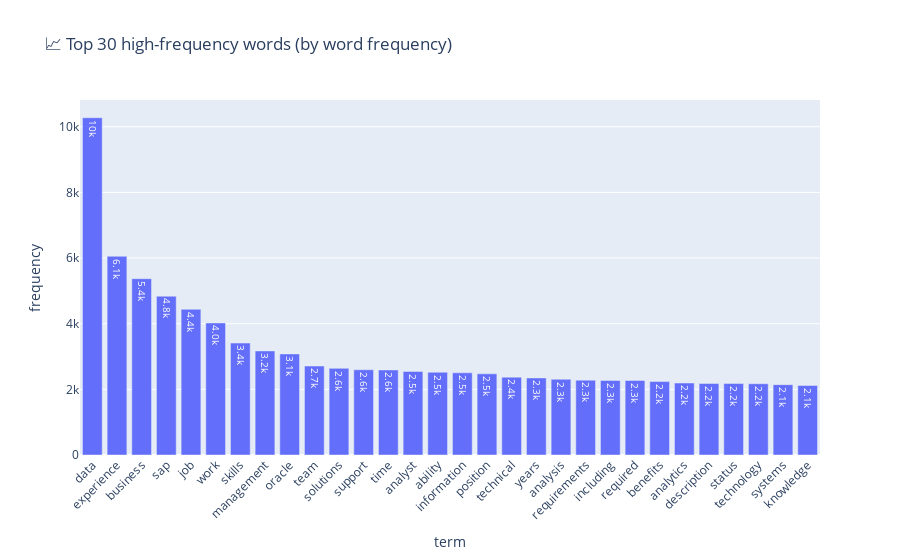
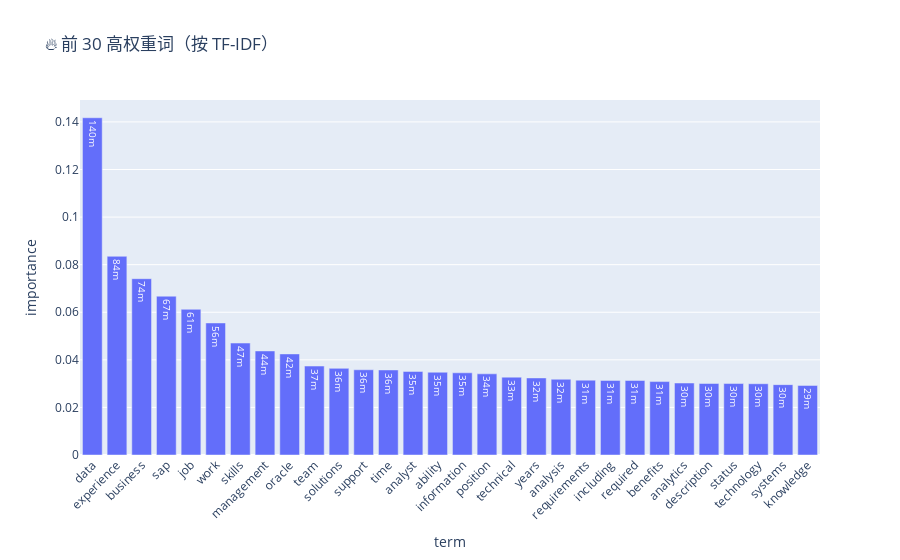

The notebook cell these images were saved under, in order:
### Code cell
import numpy as np
import pandas as pd
import plotly.express as px

# 提取 TF-IDF 的词汇和矩阵
terms = tfidf_vectorizer.get_feature_names_out()
tfidf_matrix = X_tfidf.toarray()

# 🔹 方式一：按词频排序
term_frequencies = tfidf_matrix.sum(axis=0)
freq_df = pd.DataFrame({'term': terms, 'frequency': term_frequencies})
freq_df = freq_df.sort_values(by='frequency', ascending=False).head(30)

# 可视化：词频
fig1 = px.bar(freq_df, x='term', y='frequency', title="📈 Top 30 high-frequency words (by word frequency)", text_auto='.2s')
fig1.update_layout(xaxis_tickangle=-45)
fig1.write_html("./images/Top30_high_frequency.html")
fig1.show()

# 🔹 方式二：按 TF-IDF 均值排序（更偏向“重要性”）
tfidf_mean = tfidf_matrix.mean(axis=0)
tfidf_df = pd.DataFrame({'term': terms, 'importance': tfidf_mean})
tfidf_df = tfidf_df.sort_values(by='importance', ascending=False).head(30)

# 可视化：TF-IDF
fig2 = px.bar(tfidf_df, x='term', y='importance', title="🔥 前 30 高权重词（按 TF-IDF）", text_auto='.2s')
fig2.update_layout(xaxis_tickangle=-45)
fig2.show()

### Figure 1 — Plotly figure (JSON) as saved in the notebook; plotly's stock layout.template omitted (floating-point values rounded to 4 significant figures)
{"data": [{"hovertemplate": "term=%{x}<br>frequency=%{y}<extra></extra>", "legendgroup": "", "marker": {"color": "#636efa", "pattern": {"shape": ""}}, "name": "", "orientation": "v", "showlegend": false, "textposition": "auto", "texttemplate": "%{y:.2s}", "type": "bar", "x": ["data", "experience", "business", "sap", "job", "work", "skills", "management", "oracle", "team", "solutions", "support", "time", "analyst", "ability", "information", "position", "technical", "years", "analysis", "requirements", "including", "required", "benefits", "analytics", "description", "status", "technology", "systems", "knowledge"], "xaxis": "x", "y": [10270.0, 6053.0, 5371.0, 4838.0, 4438.0, 4023.0, 3410.0, 3170.0, 3080.0, 2710.0, 2639.0, 2596.0, 2591.0, 2546.0, 2522.0, 2504.0, 2473.0, 2372.0, 2348.0, 2308.0, 2280.0, 2272.0, 2270.0, 2237.0, 2193.0, 2178.0, 2177.0, 2172.0, 2144.0, 2119.0], "yaxis": "y"}], "layout": {"barmode": "relative", "legend": {"tracegroupgap": 0}, "title": {"text": "📈 Top 30 high-frequency words (by word frequency)"}, "xaxis": {"anchor": "y", "domain": [0, 1], "tickangle": -45, "title": {"text": "term"}}, "yaxis": {"anchor": "x", "domain": [0, 1], "title": {"text": "frequency"}}}}

### Figure 2 — Plotly figure (JSON) as saved in the notebook; plotly's stock layout.template omitted (floating-point values rounded to 4 significant figures)
{"data": [{"hovertemplate": "term=%{x}<br>importance=%{y}<extra></extra>", "legendgroup": "", "marker": {"color": "#636efa", "pattern": {"shape": ""}}, "name": "", "orientation": "v", "showlegend": false, "textposition": "auto", "texttemplate": "%{y:.2s}", "type": "bar", "x": ["data", "experience", "business", "sap", "job", "work", "skills", "management", "oracle", "team", "solutions", "support", "time", "analyst", "ability", "information", "position", "technical", "years", "analysis", "requirements", "including", "required", "benefits", "analytics", "description", "status", "technology", "systems", "knowledge"], "xaxis": "x", "y": [0.1418, 0.08352, 0.07411, 0.06675, 0.06124, 0.0555, 0.04706, 0.04374, 0.04249, 0.03739, 0.03641, 0.03582, 0.03575, 0.03512, 0.03479, 0.03455, 0.03412, 0.03272, 0.03239, 0.03184, 0.03146, 0.03134, 0.03132, 0.03086, 0.03026, 0.03006, 0.03003, 0.02996, 0.02958, 0.02924], "yaxis": "y"}], "layout": {"barmode": "relative", "legend": {"tracegroupgap": 0}, "title": {"text": "🔥 前 30 高权重词（按 TF-IDF）"}, "xaxis": {"anchor": "y", "domain": [0, 1], "tickangle": -45, "title": {"text": "term"}}, "yaxis": {"anchor": "x", "domain": [0, 1], "title": {"text": "importance"}}}}
